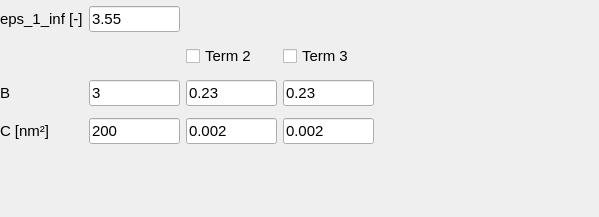
            <widget class="QWidget" name="page">
             <property name="geometry">
              <rect>
               <x>0</x>
               <y>0</y>
               <width>599</width>
               <height>217</height>
              </rect>
             </property>
             <attribute name="label">
              <string>Sellmeier initial guess</string>
             </attribute>
             <widget class="QWidget" name="gridLayoutWidget_3">
              <property name="geometry">
               <rect>
                <x>0</x>
                <y>0</y>
                <width>374</width>
                <height>151</height>
               </rect>
              </property>
              <property name="font">
               <font>
                <pointsize>11</pointsize>
                <kerning>true</kerning>
               </font>
              </property>
              <layout class="QGridLayout" name="gridLayout_15">
               <item row="3" column="5">
                <widget class="QLineEdit" name="SM_C3">
                 <property name="enabled">
                  <bool>true</bool>
                 </property>
                 <property name="maximumSize">
                  <size>
                   <width>120</width>
                   <height>16777215</height>
                  </size>
                 </property>
                 <property name="font">
                  <font>
                   <pointsize>11</pointsize>
                   <kerning>true</kerning>
                  </font>
                 </property>
                 <property name="text">
                  <string>0.002</string>
                 </property>
                </widget>
               </item>
               <item row="3" column="1">
                <widget class="QLabel" name="model_label_C_5">
                 <property name="enabled">
                  <bool>true</bool>
                 </property>
                 <property name="sizePolicy">
                  <sizepolicy hsizetype="Expanding" vsizetype="Preferred">
                   <horstretch>0</horstretch>
                   <verstretch>0</verstretch>
                  </sizepolicy>
                 </property>
                 <property name="maximumSize">
                  <size>
                   <width>120</width>
                   <height>16777215</height>
                  </size>
                 </property>
                 <property name="font">
                  <font>
                   <pointsize>11</pointsize>
                   <weight>50</weight>
                   <bold>false</bold>
                   <kerning>true</kerning>
                  </font>
                 </property>
                 <property name="text">
                  <string>&lt;html&gt;&lt;head/&gt;&lt;body&gt;&lt;p&gt;C [nm²]&lt;/p&gt;&lt;/body&gt;&lt;/html&gt;</string>
                 </property>
                </widget>
               </item>
               <item row="1" column="4">
                <widget class="QCheckBox" name="SM_T2">
                 <property name="font">
                  <font>
                   <pointsize>11</pointsize>
                   <kerning>true</kerning>
                  </font>
                 </property>
                 <property name="text">
                  <string>Term 2</string>
                 </property>
                </widget>
               </item>
               <item row="2" column="1">
                <widget class="QLabel" name="model_label_Eg_5">
                 <property name="enabled">
                  <bool>true</bool>
                 </property>
                 <property name="sizePolicy">
                  <sizepolicy hsizetype="Expanding" vsizetype="Preferred">
                   <horstretch>0</horstretch>
                   <verstretch>0</verstretch>
                  </sizepolicy>
                 </property>
                 <property name="maximumSize">
                  <size>
                   <width>120</width>
                   <height>16777215</height>
                  </size>
                 </property>
                 <property name="font">
                  <font>
                   <pointsize>11</pointsize>
                   <weight>50</weight>
                   <bold>false</bold>
                   <kerning>true</kerning>
                  </font>
                 </property>
                 <property name="text">
                  <string>&lt;html&gt;&lt;head/&gt;&lt;body&gt;&lt;p&gt;B&lt;/p&gt;&lt;/body&gt;&lt;/html&gt;</string>
                 </property>
                 <property name="textFormat">
                  <enum>Qt::AutoText</enum>
                 </property>
                </widget>
               </item>
               <item row="3" column="4">
                <widget class="QLineEdit" name="SM_C2">
                 <property name="enabled">
                  <bool>true</bool>
                 </property>
                 <property name="maximumSize">
                  <size>
                   <width>120</width>
                   <height>16777215</height>
                  </size>
                 </property>
                 <property name="font">
                  <font>
                   <pointsize>11</pointsize>
                   <kerning>true</kerning>
                  </font>
                 </property>
                 <property name="text">
                  <string>0.002</string>
                 </property>
                </widget>
               </item>
               <item row="0" column="1">
                <widget class="QLabel" name="model_label_eps1inf_11">
                 <property name="enabled">
                  <bool>true</bool>
                 </property>
                 <property name="sizePolicy">
                  <sizepolicy hsizetype="Expanding" vsizetype="Preferred">
                   <horstretch>0</horstretch>
                   <verstretch>0</verstretch>
                  </sizepolicy>
                 </property>
                 <property name="maximumSize">
                  <size>
                   <width>120</width>
                   <height>16777215</height>
                  </size>
                 </property>
                 <property name="font">
                  <font>
                   <pointsize>11</pointsize>
                   <weight>50</weight>
                   <bold>false</bold>
                   <kerning>true</kerning>
                  </font>
                 </property>
                 <property name="text">
                  <string>&lt;html&gt;&lt;head/&gt;&lt;body&gt;&lt;p&gt;eps_1_inf [-]&lt;/p&gt;&lt;/body&gt;&lt;/html&gt;</string>
                 </property>
                </widget>
               </item>
               <item row="0" column="3">
                <widget class="QLineEdit" name="SM_eps">
                 <property name="enabled">
                  <bool>true</bool>
                 </property>
                 <property name="maximumSize">
                  <size>
                   <width>120</width>
                   <height>16777215</height>
                  </size>
                 </property>
                 <property name="font">
                  <font>
                   <pointsize>11</pointsize>
                   <kerning>true</kerning>
                  </font>
                 </property>
                 <property name="text">
                  <string>3.55</string>
                 </property>
                </widget>
               </item>
               <item row="2" column="5">
                <widget class="QLineEdit" name="SM_B3">
                 <property name="enabled">
                  <bool>true</bool>
                 </property>
                 <property name="maximumSize">
                  <size>
                   <width>120</width>
                   <height>16777215</height>
                  </size>
                 </property>
                 <property name="font">
                  <font>
                   <pointsize>11</pointsize>
                   <kerning>true</kerning>
                  </font>
                 </property>
                 <property name="text">
                  <string>0.23</string>
                 </property>
                </widget>
               </item>
               <item row="3" column="3">
                <widget class="QLineEdit" name="SM_C1">
                 <property name="enabled">
                  <bool>true</bool>
                 </property>
                 <property name="maximumSize">
                  <size>
                   <width>120</width>
                   <height>16777215</height>
                  </size>
                 </property>
                 <property name="font">
                  <font>
                   <pointsize>11</pointsize>
                   <kerning>true</kerning>
                  </font>
                 </property>
                 <property name="text">
                  <string>200</string>
                 </property>
                </widget>
               </item>
               <item row="1" column="5">
                <widget class="QCheckBox" name="SM_T3">
                 <property name="font">
                  <font>
                   <pointsize>11</pointsize>
                   <kerning>true</kerning>
                  </font>
                 </property>
                 <property name="text">
                  <string>Term 3</string>
                 </property>
                </widget>
               </item>
               <item row="2" column="3">
                <widget class="QLineEdit" name="SM_B1">
                 <property name="enabled">
                  <bool>true</bool>
                 </property>
                 <property name="maximumSize">
                  <size>
                   <width>120</width>
                   <height>16777215</height>
                  </size>
                 </property>
                 <property name="font">
                  <font>
                   <pointsize>11</pointsize>
                   <kerning>true</kerning>
                  </font>
                 </property>
                 <property name="text">
                  <string>3</string>
                 </property>
                </widget>
               </item>
               <item row="2" column="4">
                <widget class="QLineEdit" name="SM_B2">
                 <property name="enabled">
                  <bool>true</bool>
                 </property>
                 <property name="maximumSize">
                  <size>
                   <width>120</width>
                   <height>16777215</height>
                  </size>
                 </property>
                 <property name="font">
                  <font>
                   <pointsize>11</pointsize>
                   <kerning>true</kerning>
                  </font>
                 </property>
                 <property name="text">
                  <string>0.23</string>
                 </property>
                </widget>
               </item>
              </layout>
             </widget>
            </widget>
